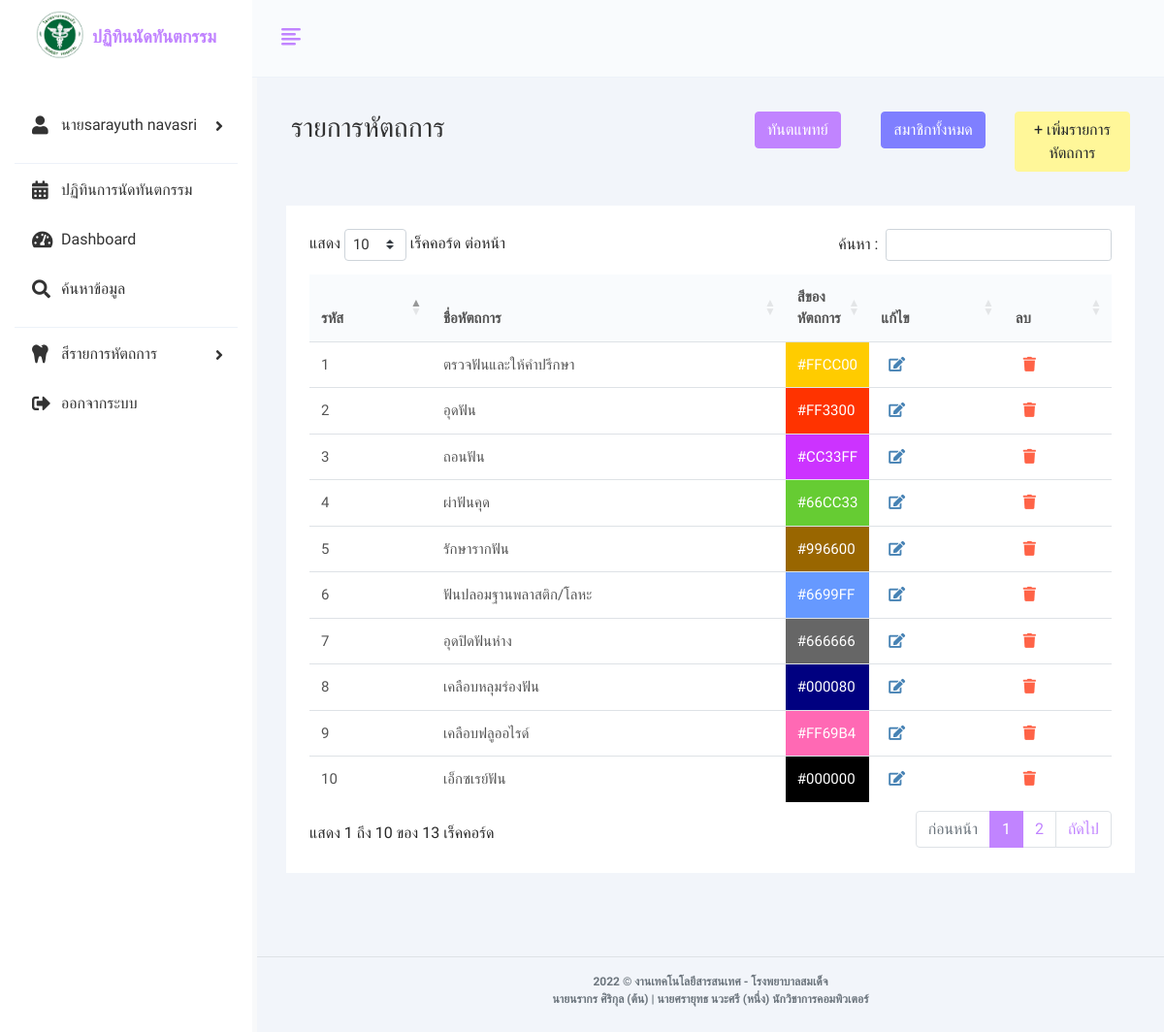
Before: /list-procedure.php (signed in) with the older database file.
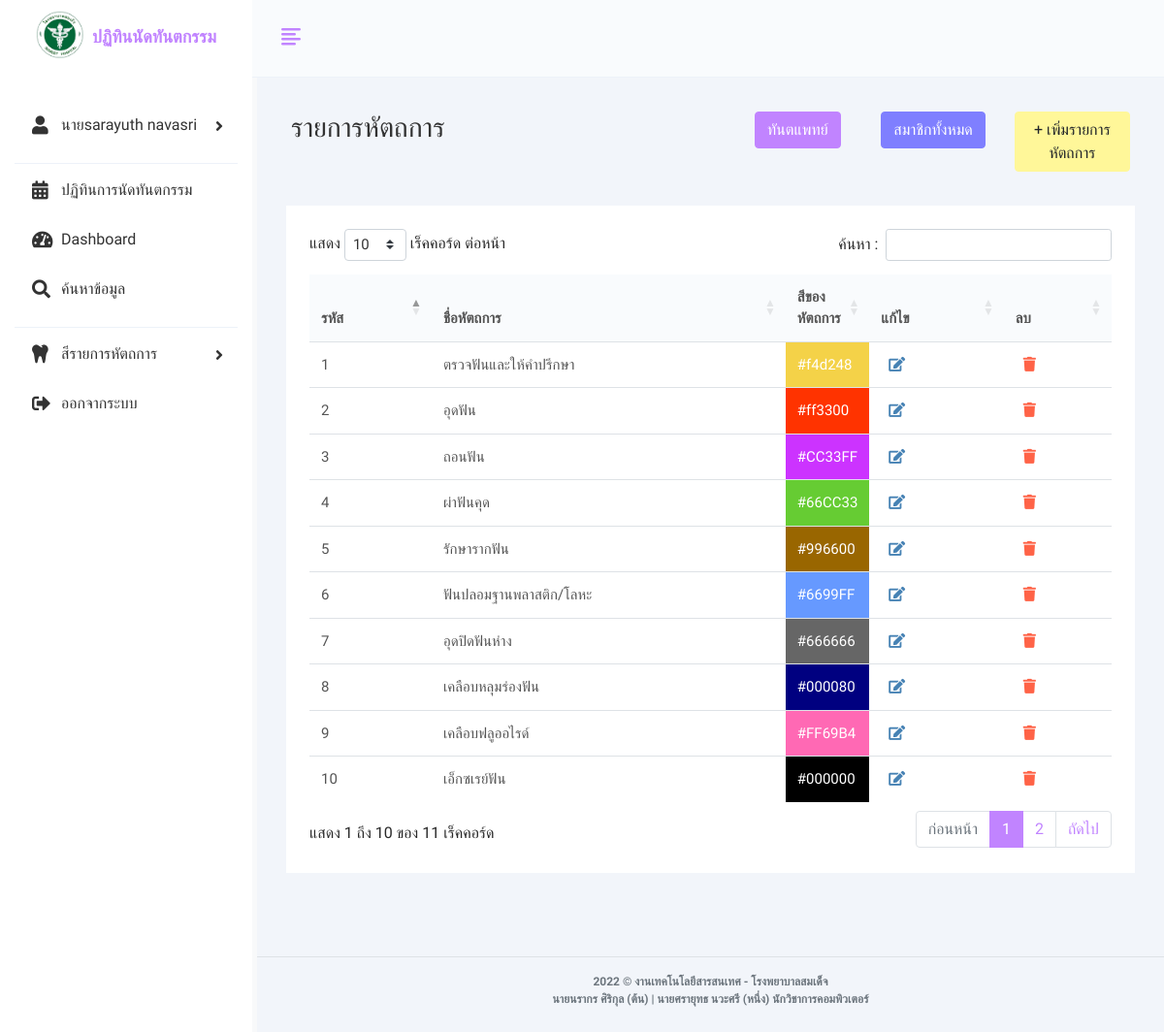
After: the same page with the newer database file.
### tables this page shows
CREATE TABLE `procedures` (
  `procedure_id` int(11) NOT NULL,
  `procedure_name` varchar(50) NOT NULL,
  `color` varchar(200) NOT NULL
);

### list-procedure.php (the view, shortened to what this page needs)
<?php
if (!$_SESSION["user_id"]) {
    Header("Location: index.php");
} else { ?>
<?php include "components/header-level.php" ?>
<?php include "components/sidebar-level.php" ?>
<div class="main-wrapper">
    <div class="page-wrapper">
        <div class="content container-fluid">
            <div class="page-header ">
                <div class="row formtype mt-5">
                    <div class="col-md-6 col-sm-6">
                        <h3 class="page-title">รายการหัตถการ</h3>
                    </div>
                    <div class="col-md-2 col-sm-2">
						<a type="button" style="float:right;" class="btn btn-primary " href="list-den.php" role="button">ทันตแพทย์</a>
					</div>
					<div class="col-md-2 col-sm-2">
						<a type="button" style="float:right; background-color: #7f7fff; border-color: #7f7fff;" class="btn btn-primary " href="list-user.php" role="button">สมาชิกทั้งหมด</a>
					</div>
					<div class="col-md-2 col-sm-2">
						<a type="button" style="float: right; background: #fff799; border-color: #fff799;" class="btn " href="add-procedure.php" role="button">+ เพิ่มรายการหัตถการ</a>
					</div>
                </div>
            </div>
            <div class="row">
                <div class="col-sm-12">
                    <div class="card">
                        <div class="card-body">
                            <div class="table-responsive">
                                <table id="myTable" class=" table table table-stripped" style="width:100%">
                                    <thead>
                                        <tr>
                                            <th>รหัส</th>
                                            <th>ชื่อหัตถการ</th>
                                            <th>สีของหัตถการ</th>
                                            <th>แก้ไข</th>
                                            <th>ลบ</th>
                                        </tr>
                                    </thead>
                                    <tbody>
                                        <tr>
                                            <?php
											require_once 'db/pdo_connect.php';
											$stmt = $db->prepare("SELECT* FROM procedures");
											$stmt->execute();
											$result = $stmt->fetchAll();
											foreach ($result as $p) {
											?>
                                            <td><?= $p['procedure_id']; ?></td>
                                            <td><?= $p['procedure_name']; ?></td>
                                            <td
                                                style="color:white; background-color: <?php echo $p['color'] ?>; width: 5%;">
                                                <?= $p['color']; ?></td>
                                            <td>
                                                <a type="button" class="fas fa-edit ml-2"
                                                    href="edit-procedure.php?procedure_id=<?= $p['procedure_id']; ?>"
                                                    role="button" style="color:steelblue;">
                                                </a>
                                            </td>
                                            <td>
                                                <a type="button" class="fa fa-trash ml-2 " aria-hidden="true"
                                                    onclick="return confirm('ยืนยันการลบข้อมูล !!');"
                                                    href="function/del-procedure.php?procedure_id=<?= $p['procedure_id']; ?>"
                                                    role="button" style="color:tomato">
                                                </a>
                                            </td>
                                        </tr>
                                        <?php } ?>
                                    </tbody>
                                </table>
                            </div>
                        </div>
                    </div>
                </div>
            </div>
        </div>
		<?php include "components/footer.php" ?>
    </div>
</div>
</body>
</html>
<?php } ?>

Changed rows visible on the page:
changed procedures "ตรวจฟันและให้คำปรึกษา": color "#FFCC00" → "#f4d248"
changed procedures "อุดฟัน": color "#FF3300" → "#ff3300"
Other visible differences:
text written by a page script: "แสดง เร็คคอร์ด ต่อหน้า ค้นหา : แสดง 1 ถึง 10 ของ 13 เร็คคอร์ด ก่อนหน้า 1 2 ถัดไป" → "แสดง เร็คคอร์ด ต่อหน้า ค้นหา : แสดง 1 ถึง 10 ของ 11 เร็คคอร์ด ก่อนหน้า 1 2 ถัดไป"
